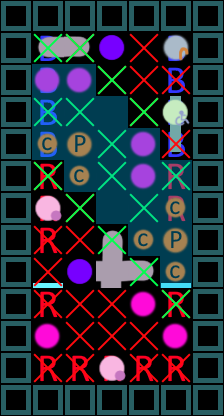

Tiled map render using the project's own tile images. Description and the whole map definition, tile-layer contents included, below:
An orthogonal 7x13 tile map with 32x32 px tiles, 6 tile layers (bus, people, distancing, people, ...).

<map version="1.2" tiledversion="1.3.4" orientation="orthogonal" renderorder="right-down" width="7" height="13" tilewidth="32" tileheight="32" infinite="0" nextlayerid="9" nextobjectid="1">
 <tileset firstgid="1" source="rough sprites for level design.tsx" />
 <layer id="1" name="bus" width="7" height="13" locked="1">
  <data encoding="csv">
4,4,4,4,4,4,4,
4,1,0,0,0,1,4,
4,1,0,0,0,1,4,
4,1,0,0,0,1,4,
4,1,0,0,0,1,4,
4,2,0,0,0,2,4,
4,2,0,0,0,2,4,
4,2,0,0,0,0,4,
4,3,0,0,0,3,4,
4,2,0,0,0,2,4,
4,0,0,0,0,0,4,
4,2,2,2,2,2,4,
4,4,4,4,4,4,4
</data>
 </layer>
 <group id="5" name="Unmoveable">
  <layer id="6" name="people" width="7" height="13">
   <data encoding="csv">
0,0,0,0,0,0,0,
0,29,31,21,0,5,0,
0,0,0,0,0,0,0,
0,0,0,0,0,16,0,
0,0,0,0,0,24,0,
0,0,0,0,0,0,0,
0,6,0,0,0,0,0,
0,0,0,22,0,0,0,
0,0,21,30,31,0,0,
0,0,0,0,7,0,0,
0,7,0,0,0,7,0,
0,0,0,6,0,0,0,
0,0,0,0,0,0,0
</data>
  </layer>
  <layer id="7" name="distancing" width="7" height="13">
   <data encoding="csv">
0,0,0,0,0,0,0,
0,0,9,0,9,0,0,
0,0,0,9,9,9,0,
0,0,0,0,9,0,0,
0,0,0,0,0,9,0,
0,9,0,0,0,0,0,
0,0,9,0,0,0,0,
0,9,9,0,0,0,0,
0,9,0,0,0,0,0,
0,9,9,9,0,9,0,
0,0,9,9,9,0,0,
0,9,9,0,9,9,0,
0,0,0,0,0,0,0
</data>
  </layer>
 </group>
 <group id="4" name="Moveable">
  <layer id="2" name="people" width="7" height="13">
   <data encoding="csv">
0,0,0,0,0,0,0,
0,0,0,0,0,0,0,
0,7,7,0,0,0,0,
0,0,0,0,0,0,0,
0,12,11,0,7,0,0,
0,0,12,0,7,0,0,
0,0,0,0,0,12,0,
0,0,0,0,12,11,0,
0,0,0,0,0,12,0,
0,0,0,0,0,0,0,
0,0,0,0,0,0,0,
0,0,0,0,0,0,0,
0,0,0,0,0,0,0
</data>
  </layer>
  <layer id="3" name="distancing" width="7" height="13">
   <data encoding="csv">
0,0,0,0,0,0,0,
0,10,10,0,0,0,0,
0,0,0,10,0,0,0,
0,10,10,0,10,0,0,
0,0,0,10,0,0,0,
0,10,0,10,0,10,0,
0,0,10,0,10,0,0,
0,0,0,10,0,0,0,
0,0,0,0,10,0,0,
0,0,0,0,0,10,0,
0,0,0,0,0,0,0,
0,0,0,0,0,0,0,
0,0,0,0,0,0,0
</data>
  </layer>
 </group>
 <layer id="8" name="areas" width="7" height="13">
  <data encoding="csv">
0,0,0,0,0,0,0,
0,0,0,0,0,0,0,
0,33,33,0,0,0,0,
0,33,33,33,0,0,0,
0,33,33,33,33,0,0,
0,0,33,33,33,33,0,
0,0,0,33,33,33,0,
0,0,0,0,33,33,0,
0,0,0,0,0,33,0,
0,0,0,0,0,0,0,
0,0,0,0,0,0,0,
0,0,0,0,0,0,0,
0,0,0,0,0,0,0
</data>
 </layer>
</map>
